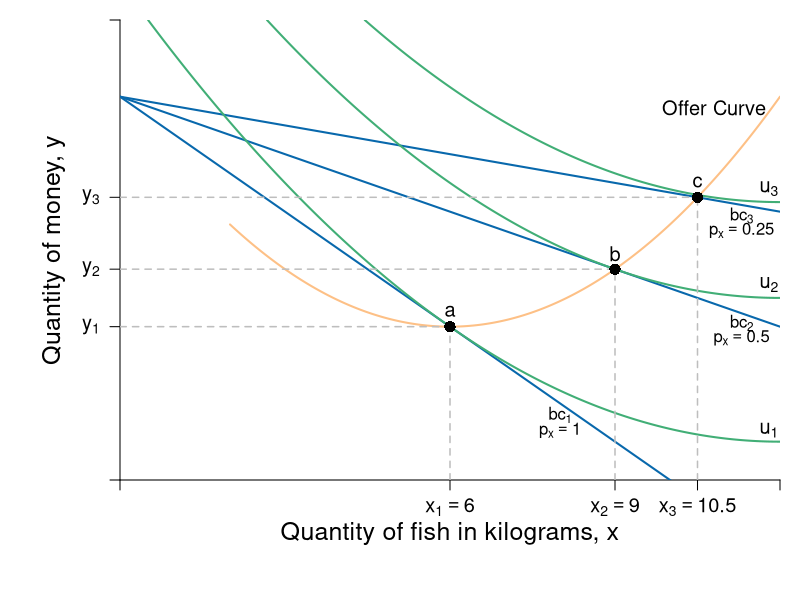

Source code (R):
require(shape)
pdf(file = "indmarketdemand/offer_curve_qql.pdf", width = 9, height = 7)

#Set parameters for graphics
axislabelsize <- 1.5
labelsize <- 1.2
graphlinewidth <- 2
segmentlinewidth <- 1.5

COL <- c("#7fc97f", "#beaed4", "#fdc086", "#ffff99", "#386cb0", "#f0027f", "#bf5b17", "#666666")
COLA <- c("#99d8c9","#66c2a4","#41ae76", "#238b45", "#005824")
COLB <- c("#4eb3d3", "#2b8cbe", "#0868ac","#084081")

#Edited the margins to cater for the larger LHS labels
par(mar =  c(6, 6, 1, 1))

mrsA <- function(x, rmax = 10, xmax = 20) {
  rmax - (rmax/xmax)*x
}


uA <- function(x, y, rmax = 2, xmax = 12) {
  y + rmax*x - (1/2)*(rmax/xmax)*x^2
}

indiffA1 <- function(x, uA = 10, rmax = 2.5, xmax = 10) {
  uA - rmax*x + (1/2)*(rmax/xmax)*(x^2)
}

offerCurve <- function(x, w, rmax = 2, xmax = 12) {
  w - rmax*x + (rmax/xmax)*x^2
}

bcA <- function(x, w = 20, p = 2) {
  w - p*x
}


xlims <- c(0, 12)
ylims <- c(0, 12)

npts <- 501 
x <- seq(xlims[1], xlims[2], length.out = npts)
y <- seq(ylims[1], ylims[2], length.out = npts) 
a <- c(13, 16.75, 19.25)

plot(0, 0, xlim = xlims, ylim = ylims, type = "n",
     xlab = expression(paste("")),
     ylab = expression(paste("")), 
     xaxt = "n", 
     yaxt = "n", 
     cex.lab = axislabelsize, 
     bty = "n",
     xaxs="i", 
     yaxs="i")

# ticksy <- seq(from = ylims[1], to = ylims[2], by = 1)
# ylabels <- seq(from = ylims[1], to = ylims[2], by = 1)
# ticksx <- seq(from = xlims[1], to = xlims[2], by = 1)
# xlabels <- seq(from = xlims[1], to = xlims[2], by = 1)
ticksy <- c(0, 4, 5.5, 7.375 , ylims[2])
ylabels <- c(NA, expression(paste(y[1])), expression(paste(y[2])), expression(paste(y[3])), NA)
ticksx <- c(0, 6, 9, 10.5,  xlims[2])
xlabels <- c(NA, expression(paste(x[1])==6), expression(paste(x[2])==9), expression(paste(x[3])==10.5), NA)




axis(1, at = ticksx, pos = 0, labels = xlabels, cex.axis = labelsize)
axis(2, at = ticksy, pos = 0, labels = ylabels, las = 1, cex.axis = labelsize)

npts <- 500 
xx1 <- seq(xlims[1], xlims[2], length.out = npts)

#lines(xx1, bcA(xx1, w = 10, p = 1.5), col = COLB[3], lwd = graphlinewidth)
lines(xx1, bcA(xx1, w = 10, p = 1), col = COLB[3], lwd = graphlinewidth)
lines(xx1, bcA(xx1, w = 10, p = 0.5), col = COLB[3], lwd = graphlinewidth)
lines(xx1, bcA(xx1, w = 10, p = 0.25), col = COLB[3], lwd = graphlinewidth)


#Label the axes
mtext(expression(paste("Quantity of fish in kilograms, ", x)), side=1, line = 2.5, cex = axislabelsize)
text(-1.2, 0.5*ylims[2], expression(paste("Quantity of money, ", y)), xpd = TRUE, cex = axislabelsize, srt = 90) 

#Label the indifference curves
text(11.8, 1.3, expression(u[1]), cex = labelsize)
text(11.8, 5.1, expression(u[2]), cex = labelsize)
text(11.8, 7.6, expression(u[3]), cex = labelsize)

#Label the price lines
text(8, 1.7, expression(paste(bc[1])))
text(8, 1.3, expression(paste(p[x] == 1)))
text(11.3, 4.1, expression(paste(bc[2])))
text(11.3, 3.7, expression(paste(p[x] == 0.5)))
text(11.3, 6.9, expression(paste(bc[3])))
text(11.3, 6.5, expression(paste(p[x] == 0.25)))

#Label the offer curve
text(10.8, 9.7, expression("Offer Curve"), cex = labelsize)

#Add the contour plot for the indifference curves
contour(x, y, 
        outer(x, y, uA),
        drawlabels = FALSE,
        col = COLA[3],
        lwd = graphlinewidth,
        levels = a, 
        xaxs="i", 
        yaxs="i", 
        add = TRUE)

#Add the offer curve (superimposed on the indifference curves tangent to the price lines)
xx2 <- seq(2, xlims[2], length.out = npts)
lines(xx2, offerCurve(xx2, w = 10, rmax = 2, xmax = 12), col = COL[3], lwd = graphlinewidth)

#Segments for points on Offer curve
segments(0, 4, 6, 4, lty = 2, col = "gray" , lwd = segmentlinewidth)
segments(6, 0, 6, 4, lty = 2, col = "gray" , lwd = segmentlinewidth)
segments(0, 5.5, 9, 5.5, lty = 2, col = "gray" , lwd = segmentlinewidth)
segments(9, 0, 9, 5.5, lty = 2, col = "gray" , lwd = segmentlinewidth)
segments(0, 7.375, 10.5, 7.375, lty = 2, col = "gray" , lwd = segmentlinewidth)
segments(10.5, 0, 10.5, 7.375, lty = 2, col = "gray" , lwd = segmentlinewidth)

#Annotate points on offer curve mrs = p for each of p = 1, 0.5, 0.25
#Where mrs = 2 - (1/6)*x
points(6, 4, pch = 16, col = "black", cex = 1.5)
points(9, 5.5, pch = 16, col = "black", cex = 1.5)
points(10.5, 7.375, pch = 16, col = "black", cex = 1.5)

text(6, 4.4, expression(paste(a)), cex = labelsize)
text(9, 5.9, expression(paste(b)), cex = labelsize)
text(10.5, 7.775, expression(paste(c)), cex = labelsize)

dev.off()
